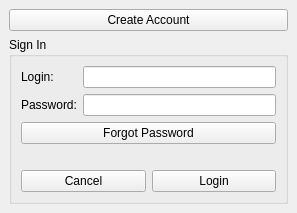
<?xml version="1.0" encoding="UTF-8"?>
<ui version="4.0">
 <class>MainWindow</class>
 <widget class="QMainWindow" name="MainWindow">
  <property name="geometry">
   <rect>
    <x>0</x>
    <y>0</y>
    <width>297</width>
    <height>213</height>
   </rect>
  </property>
  <property name="windowTitle">
   <string>Login</string>
  </property>
  <widget class="QWidget" name="centralwidget">
   <layout class="QGridLayout" name="gridLayout_2">
    <item row="1" column="0">
     <widget class="QGroupBox" name="groupBox">
      <property name="title">
       <string>Sign In</string>
      </property>
      <layout class="QGridLayout" name="gridLayout">
       <item row="1" column="1">
        <widget class="QPushButton" name="button_login">
         <property name="text">
          <string>Login</string>
         </property>
        </widget>
       </item>
       <item row="0" column="0" colspan="2">
        <layout class="QFormLayout" name="formLayout">
         <item row="0" column="0">
          <widget class="QLabel" name="loginLabel">
           <property name="text">
            <string>Login:</string>
           </property>
          </widget>
         </item>
         <item row="0" column="1">
          <widget class="QLineEdit" name="loginLineEdit">
           <property name="echoMode">
            <enum>QLineEdit::Normal</enum>
           </property>
           <property name="clearButtonEnabled">
            <bool>true</bool>
           </property>
          </widget>
         </item>
         <item row="1" column="0">
          <widget class="QLabel" name="passwordLabel">
           <property name="text">
            <string>Password:</string>
           </property>
          </widget>
         </item>
         <item row="1" column="1">
          <widget class="QLineEdit" name="passwordLineEdit">
           <property name="inputMask">
            <string/>
           </property>
           <property name="text">
            <string/>
           </property>
           <property name="maxLength">
            <number>32767</number>
           </property>
           <property name="echoMode">
            <enum>QLineEdit::Password</enum>
           </property>
           <property name="clearButtonEnabled">
            <bool>true</bool>
           </property>
          </widget>
         </item>
         <item row="2" column="0" colspan="2">
          <widget class="QPushButton" name="button_forgot_password">
           <property name="text">
            <string>Forgot Password</string>
           </property>
          </widget>
         </item>
        </layout>
       </item>
       <item row="1" column="0">
        <widget class="QPushButton" name="button_cancel">
         <property name="text">
          <string>Cancel</string>
         </property>
        </widget>
       </item>
      </layout>
     </widget>
    </item>
    <item row="0" column="0">
     <widget class="QPushButton" name="button_create_account">
      <property name="text">
       <string>Create Account</string>
      </property>
     </widget>
    </item>
   </layout>
  </widget>
 </widget>
 <resources/>
 <connections/>
</ui>
